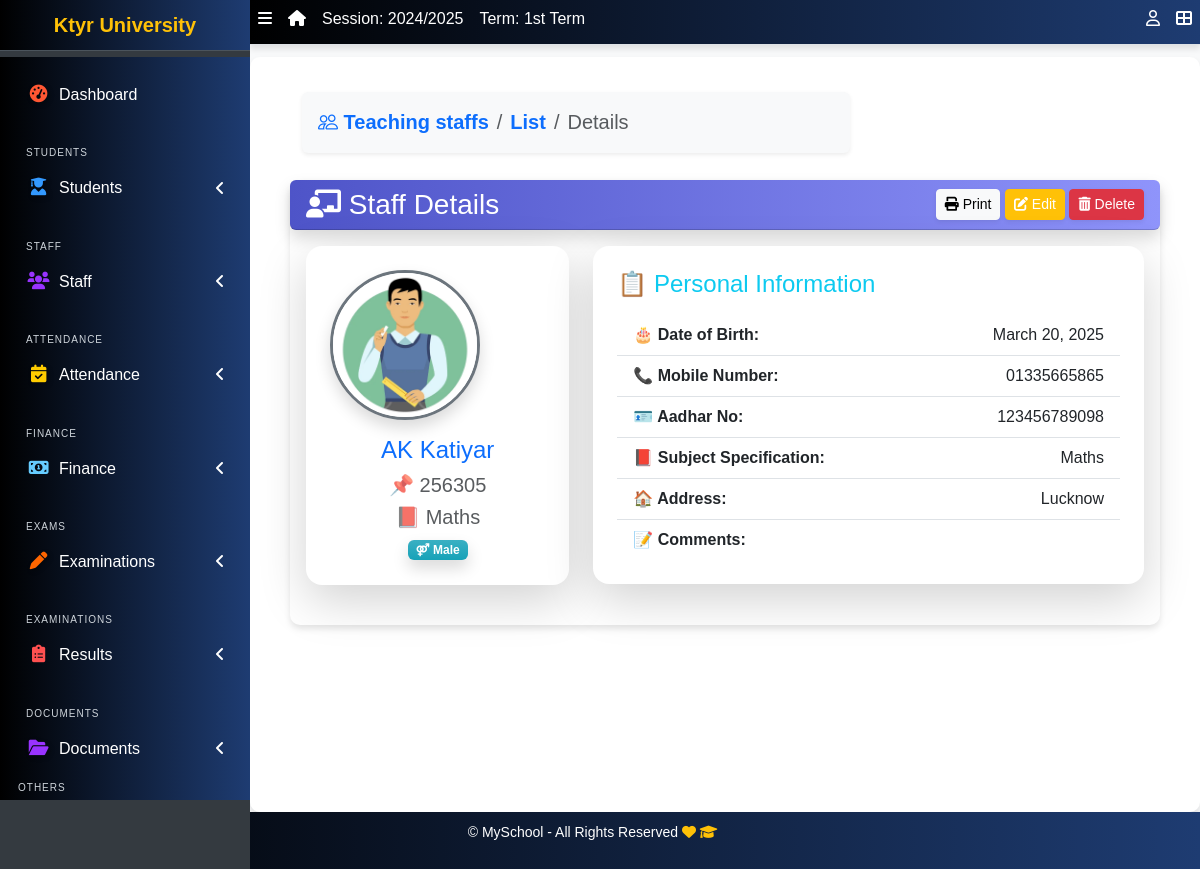
Screenshot of /staff/1/ with the database file from the repository.
### apps/corecode/models.py (models this page shows, shortened)
class AcademicSession(models.Model):
    name = models.CharField(max_length=200, unique=True)
    current = models.BooleanField(default=True)
    class Meta:
        ordering = ["-name"]

class AcademicTerm(models.Model):
    name = models.CharField(max_length=20, unique=True)
    current = models.BooleanField(default=True)
    class Meta:
        ordering = ["name"]

class CollegeProfile(models.Model):
    college_name = models.CharField(max_length=255)
    college_address = models.TextField()
    college_email = models.EmailField()
    college_phone = models.CharField(max_length=15)
    college_logo = models.ImageField(upload_to='college_logos/', blank=True, null=True)
    established_year = models.PositiveIntegerField()
    principal_name = models.CharField(max_length=255)
    college_type = models.CharField(max_length=50, choices=[
        ('Government', 'Government'),
        ('Private', 'Private'),
        ('Semi-Government', 'Semi-Government'),
    ])
    admin_email = models.EmailField()
    admin_contact = models.CharField(max_length=15)
    facebook_link = models.URLField(blank=True, null=True)
    twitter_link = models.URLField(blank=True, null=True)
    linkedin_link = models.URLField(blank=True, null=True)

### apps/staffs/models.py (models this page shows, shortened)
class Staff(models.Model):
    STATUS = [("active", "Active"), ("inactive", "Inactive")]
    GENDER = [("male", "Male"), ("female", "Female")]
    current_status = models.CharField(max_length=10, choices=STATUS, default="active")
    registration_number = models.CharField(max_length=200, unique=True)
    fullname = models.CharField(max_length=200)
    gender = models.CharField(max_length=10, choices=GENDER, default="male")
    date_of_birth = models.DateField(default=timezone.now)
    date_of_registration = models.DateField(default=timezone.now)
    mobile_num_regex = RegexValidator(
        regex="^[0-9]{10,15}$", message="Entered mobile number isn't in a right format!"
    )
    mobile_number = models.CharField(validators=[mobile_num_regex], max_length=13, blank=True)
    aadhar_validator = RegexValidator(
    regex=r'^\d{12}$',
    message="Aadhaar number must be exactly 12 digits.",
    code='invalid_aadhar'
    )
    aadhar = models.CharField(validators=[aadhar_validator], max_length=12, blank=True)
    Subject_specification = models.TextField(blank=True)
    address = models.TextField(blank=True)
    others = models.TextField(blank=True)
    def registration_number(self):
      if self.date_of_registration:
        year_suffix = str(self. date_of_registration.year)[-2:]  # Extract last 2 digits of year
      else:
        year_suffix = "25"  # Default if date_of_admission is missing
      unique_number = str(random.randint(1000, 9999))
      return f"{year_suffix}{unique_number}"

### apps/staffs/views.py (the view)
# urls.py: path("<int:pk>/", StaffDetailView.as_view(), name="staff-detail"),
class StaffDetailView(DetailView):
    model = Staff
    template_name = "staffs/staff_detail.html"

### apps/corecode/context_processors.py (called while the page is built)
def site_defaults(request):
    current_session = AcademicSession.objects.get(current=True)
    current_term = AcademicTerm.objects.get(current=True)
    vals = SiteConfig.objects.all()
    contexts = {
        "current_session": current_session.name,
        "current_term": current_term.name,
    }
    for val in vals:
        contexts[val.key] = val.value
    return contexts

def global_college_profile(request):
    try:
        profile = CollegeProfileModel.objects.first()
    except CollegeProfileModel.DoesNotExist:
        profile = None
    return {'profile': profile}

### apps/staffs/templates/staffs/staff_detail.html
{% extends 'base.html' %}
{% load static %}
{% block breadcrumb-left %}
<div class="container ">
  <nav aria-label="breadcrumb">
    <ol class="breadcrumb bg-light p-3 rounded shadow-sm">
      <li class="breadcrumb-item">
        <a href="{% url 'staff-list' %}" class="text-decoration-none text-primary fw-bold">
          <i class="bi bi-people"></i> Teaching staffs
        </a>
      </li>
      <li class="breadcrumb-item">
        <a href="{% url 'staff-list' %}" class="text-decoration-none text-primary fw-bold">
          List
        </a>
      </li>
      <li class="breadcrumb-item active" aria-current="page">Details</li>
    </ol>
  </nav>
</div>
{% endblock breadcrumb-left %}
{% block content-header %}
<div class="card-header shadow rounded" style="background-color: #1E3C72; color: white;">
  <div class="d-flex justify-content-between align-items-center">
    <h3 class="mb-0"><i class="fas fa-chalkboard-teacher"></i> Staff Details</h3>
    <div>
      <a href="#" class="btn btn-light btn-sm shadow-sm" title="Print Staff Details">
        <i class="fas fa-print"></i> Print
      </a>
      <a href="{% url 'staff-update' object.id %}" class="btn btn-warning btn-sm shadow-sm text-white" title="Edit Staff Details">
        <i class="fas fa-edit"></i> Edit
      </a>
      <a href="{% url 'staff-delete' object.id %}" class="btn btn-danger btn-sm shadow-sm" title="Delete Staff Details">
        <i class="fas fa-trash-alt"></i> Delete
      </a>
    </div>
  </div>
</div>
{% endblock content-header %}
{% block content %}
<div class="row">
  <div class="col-md-4">
    <div class="card shadow-lg p-4 mb-4 border-primary rounded-4 text-center">
      {% if object.passport %}
      <img src="{{ object.passport.url }}" class="rounded-circle border border-3 border-primary img-fluid shadow" style="width: 150px; height: 150px; ">
      {% else %}
      <img src="{% static 'dist/img/teacher-dp.jpg' %}" class="rounded-circle border border-3 border-secondary img-fluid shadow" style="width: 150px; height: 150px; ">
      {% endif %}
      <div class="mt-3">
        <h4 class="text-primary"> {{ object.fullname }} </h4>
        <h5 class="text-muted">📌 {{ object.registration_number }}</h5>
        <h5 class="text-muted">📕 {{ object.Subject_specification }}</h5>
        <span class="badge bg-gradient-info text-white shadow">⚤ {{ object.get_gender_display }}</span>
      </div>
    </div>
  </div>
  <div class="col-md-8">
    <div class="card shadow-lg p-4 border-info rounded-4">
      <h4 class="mb-3 text-info">📋 Personal Information</h4>
      <ul class="list-group list-group-flush">
        <li class="list-group-item d-flex justify-content-between"><strong>🎂 Date of Birth:</strong> {{ object.date_of_birth }}</li>
        <li class="list-group-item d-flex justify-content-between"><strong>📞 Mobile Number:</strong> {{ object.mobile_number }}</li>
        <li class="list-group-item d-flex justify-content-between"><strong>🪪 Aadhar No:</strong> {{ object.aadhar}}</li>
        <li class="list-group-item d-flex justify-content-between"><strong>📕 Subject Specification:</strong> {{ object.Subject_specification }}</li>
        <li class="list-group-item d-flex justify-content-between"><strong>🏠 Address:</strong> {{ object.address }}</li>
        <li class="list-group-item d-flex justify-content-between"><strong>📝 Comments:</strong> {{ object.others }}</li>
      </ul>
    </div>
  </div>
</div>
{% endblock content %}

### templates/base.html (shortened to what this page needs)
{% load static %}
<!DOCTYPE html>
<html lang="en">
<head>
  <link rel="stylesheet" href="{% static 'plugins/fontawesome-free/css/all.min.css' %}">
  <link rel="stylesheet" href="{% static 'plugins/toastr/toastr.min.css' %}">
<link rel="stylesheet" href="https://cdn.jsdelivr.net/npm/bootstrap-icons/font/bootstrap-icons.css">
  <link rel="stylesheet"
    href="{% static 'plugins/overlayScrollbars/css/OverlayScrollbars.min.css' %}">
  <link rel="stylesheet" href="{% static 'plugins/Datatables/datatables.min.css' %}" />
  <link rel="stylesheet" href="{% static 'dist/css/adminlte.min.css' %}">
  <link rel="stylesheet" href="{% static 'dist/css/style.css' %}">
  <link rel="stylesheet" href="https://cdnjs.cloudflare.com/ajax/libs/font-awesome/6.0.0-beta3/css/all.min.css">
  <link rel="stylesheet" href="https://cdn.jsdelivr.net/npm/bootstrap@5.3.0/dist/css/bootstrap.min.css">
</head>
<body
  class="hold-transition sidebar-mini layout-fixed layout-navbar-fixed layout-footer-fixed">
  <div class="wrapper">
    <nav class="main-header navbar navbar-expand navbar-dark">
      <ul class="navbar-nav">
        <li class="nav-item">
          <a class="nav-link" data-widget="pushmenu" href="#" role="button"><i
              class="fas fa-bars"></i></a>
        </li>
        <li class="nav-item d-none d-sm-inline-block">
          <a href="{% url 'home' %} " class="nav-link"><i class="fa fa-home"></i></a>
        </li>
        <li class="nav-item d-none d-sm-inline-block">
          <a href="{% url 'current-session' %}" class="nav-link">Session: {{ current_session }}</a>
        </li>
        <li class="nav-item d-none d-sm-inline-block">
          <a href="{% url 'current-session' %}" class="nav-link">Term: {{ current_term }}</a>
        </li>
      </ul>
      <ul class="navbar-nav ml-auto">
        <li class="nav-item dropdown">
          <a class="nav-link" data-toggle="dropdown" href="#">
            <i class="far fa-user"></i>
          </a>
        </li>
        <li class="nav-item">
          <a class="nav-link" data-widget="control-sidebar" data-slide="true"
            href="#" role="button"><i class="fas fa-th-large"></i></a>
        </li>
      </ul>
    </nav>
    <aside class="main-sidebar sidebar-dark-primary">
      <a href="{% url 'home' %}" class="brand-link">{{ profile.college_name | default:"MySchool" }}</a>
<div class="sidebar">
  <nav class="mt-2">
      <ul class="nav nav-pills nav-sidebar flex-column" data-widget="treeview" role="menu" data-accordion="false">
          <li class="nav-item">
              <a href="{% url 'home' %}" class="nav-link {% if request.resolver_match.url_name == 'home' %}active{% endif %}">
                  <i class="nav-icon fas fa-tachometer-alt" style="color: #ff5733; text-shadow: 2px 2px 5px rgba(0, 0, 0, 0.3);"></i>
                  <p>Dashboard</p>
              </a>
          </li>
          <li class="nav-header">Students</li>
          <li class="nav-item has-treeview  {% if request.resolver_match.url_name in 'student-list student-create student-details  ' %}menu-open{% endif %}">
              <a href="#" class="nav-link  " >
                  <i class="nav-icon fas fa-user-graduate" style="color: #3399ff; text-shadow: 2px 2px 5px rgba(0, 0, 0, 0.3);"></i>
                  <p>Students<i class="fas fa-angle-left right"></i></p>
              </a>
          </li>
          <li class="nav-header">Staff</li>
          <li class="nav-item has-treeview  {% if request.resolver_match.url_name in 'staff-list non-teaching-staffs-list' %}menu-open{% endif %}">
              <a href="#" class="nav-link">
                  <i class="nav-icon fas fa-users" style="color: #9933ff;"></i>
                  <p>Staff<i class="fas fa-angle-left right"></i></p>
              </a>
          </li>
          <li class="nav-header">Attendance</li>
            <li class="nav-item has-treeview {% if request.resolver_match.url_name in 'attendance_list' %}menu-open{% endif %}">
                <a href="#" class="nav-link">
                    <i class="nav-icon fas fa-calendar-check" style="color: #ffcc00; text-shadow: 2px 2px 5px rgba(0, 0, 0, 0.3);"></i>
                    <p>Attendance<i class="fas fa-angle-left right"></i></p>
                </a>
            </li>
          <li class="nav-header">Finance</li>
          <li class="nav-item has-treeview {% if request.resolver_match.url_name in 'invoice-list' %}menu-open{% endif %}">
              <a href="#" class="nav-link">
                  <i class="nav-icon fas fa-money-bill-alt" style="color: #66ccff;"></i>
                  <p>
                      Finance
                      <i class="fas fa-angle-left right"></i>
                  </p>
              </a>
          </li>
          <li class="nav-header">Exams</li>
          <li class="nav-item has-treeview">
              <a href="#" class="nav-link">
                  <i class="nav-icon fas fa-pen" style="color: #ff6600; text-shadow: 2px 2px 5px rgba(0, 0, 0, 0.3);"></i>
                  <p>Examinations<i class="fas fa-angle-left right"></i></p>
              </a>
          </li>
          <li class="nav-header">Examinations</li>
          <li class="nav-item has-treeview">
              <a href="#" class="nav-link">
                  <i class="nav-icon fas fa-clipboard-list" style="color: #ff5050;"></i>
                  <p>Results<i class="fas fa-angle-left right"></i></p>
              </a>
          </li>
          <li class="nav-header">Documents</li>
          <li class="nav-item has-treeview">
              <a href="#" class="nav-link">
                  <i class="nav-icon fas fa-folder-open" style="color: #9933ff; text-shadow: 2px 2px 5px rgba(0, 0, 0, 0.3);"></i>
                  <p>Documents<i class="fas fa-angle-left right"></i></p>
              </a>
          </li>
          <ul class="nav nav-pills nav-sidebar flex-column" data-widget="treeview" role="menu" data-accordion="false">
            <li class="nav-header">Others</li>
        </ul>
      </ul>
  </nav>
</div>
    </aside>
    <div class="content-wrapper">
      <section class="content-header">
        <div class="container-fluid">
          <div class="row mb-1">
            <div class="col-sm-8">
              <h5>{% block breadcrumb-left %}{% endblock breadcrumb-left %}</h5>
            </div>
            <div class="col-sm-4">
            </div>
          </div>
        </div>
      </section>
      <section class="content" >
        <div class="container-fluid">
          <div class="row">
            <div class="col-md-12">
              {% block fullcard %}
              <div class="card">
                {% block content-header %}{% endblock content-header %}
                <div class="card-body">
                  <div class="row">
                    <div class="col">
                      {% block content %}
                      {% endblock content %}
                    </div>
                  </div>
                </div>
              </div>
              {% endblock fullcard %}
            </div>
          </div>
        </div>
      </section>
    </div>
    <footer class="footer">
      <p>&copy; {{ site_config.schoolname | default:"MySchool" }} - All Rights Reserved
      <i class="fas fa-heart"></i>
      <i class="fas fa-graduation-cap"></i>
  </div>
</body>
</html>

### templates/base.html (style rules this page uses)
body { font-family: 'Poppins', sans-serif; background-color: #f8f9fa; }
.wrapper { display: flex; flex-direction: column; min-height: 100vh; }
.navbar { background: linear-gradient(90deg, black, #1E3C72); color: white; box-shadow: 0 4px 6px rgba(0, 0, 0, 0.1); height: 45px; display: flex; align-items: center; }
.navbar .nav-link { color: white !important; padding: 5px 10px; transition: color 0.3s ease, transform 0.3s ease; text-decoration: none; }
.sidebar { background: linear-gradient(90deg, black, #1E3C72); color: white; height: calc(100vh - 50px); width: 250px; overflow-y: auto; padding: 10px; scrollbar-width: thin; scrollbar-color: #495057 #212529; }
.sidebar .nav-link { color: white !important; padding: 8px 15px; border-radius: 5px; transition: color 0.3s ease, background 0.3s ease, transform 0.3s ease; text-decoration: none; }
.sidebar .nav-header { color: #ced4da; font-weight: lighter; margin-top: 0rem; text-transform: uppercase; letter-spacing: 1px; font-size: 10px; }
.content-wrapper { flex: 1; padding: 20px; background-color: #ffffff; border-radius: 10px; box-shadow: 0 4px 6px rgba(0, 0, 0, 0.1); }
.card { border: none; border-radius: 10px; box-shadow: 0 4px 6px rgba(0, 0, 0, 0.1); transition: transform 0.3s ease, box-shadow 0.3s ease; }
.card-header { background: linear-gradient(90deg, #4e54c8, #8f94fb); color: white; border-radius: 10px 10px 0 0; }
.breadcrumb { background: transparent; }
.breadcrumb-item a { color: #4e54c8; text-decoration: none; transition: color 0.3s ease; }
.footer { background: linear-gradient(90deg, black, #1E3C72); color: white; text-align: center; padding: 10px 0; font-size: 14px; display: flex; justify-content: center; align-items: center; gap: 15px; }
.footer i { color: #ffc107; transition: transform 0.3s ease; }
.brand-link { background: linear-gradient(90deg, black, #1E3C72); color: white !important; text-align: center; font-weight: bold; padding: 10px; text-decoration: none; display: block; }

### rows the page displays
AcademicSession: name "2024/2025"
AcademicTerm: name "1st Term"
CollegeProfile: college_name "Ktyr University"
Staff: fullname "AK Katiyar", registration_number "256305", Subject_specification "Maths", gender "Male", date_of_birth "March 20, 2025", mobile_number "01335665865", aadhar "123456789098", address "Lucknow"

### other values shown
{{ site_config.schoolname | default:"MySchool" }} "MySchool"
